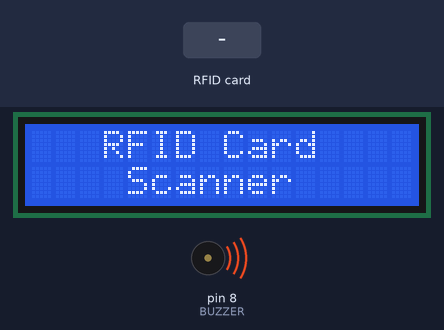
This sketch was run on a simulated Arduino Uno, built with avr-gcc and run on an emulated ATmega328P. Shown: 16×2 character LCD, buzzer (waves = sounding, pin HIGH). The test bench sets the inputs (shaded band). Pins used as bus, display or sensor lines are not drawn; what the sketch prints to the serial monitor is not drawn.

Above: at 0.2 s.
At 3.3 s:
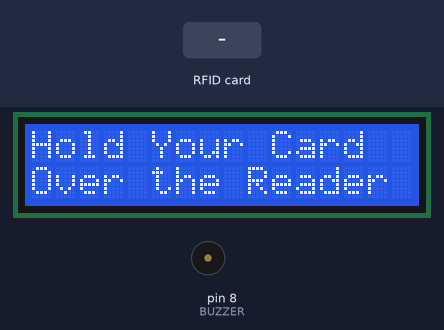
3.4 s: RFID card 5E 7A 19 C4 held to the reader
Timing chart, 0 to 6.4 s (numbered marks = the images above; inputs shaded):
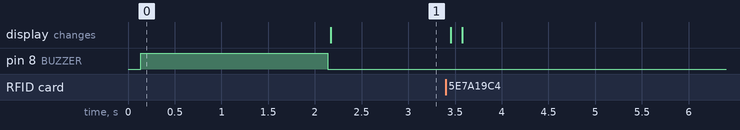

The sketch:

RFID_RC522_hold_card_on_reader.ino
```cpp
/* Typical pin layout used:
   -----------------------------------------------------------------------------------------
               MFRC522      Arduino       Arduino   Arduino    Arduino          Arduino
               Reader/PCD   Uno/101       Mega      Nano v3    Leonardo/Micro   Pro Micro
   Signal      Pin          Pin           Pin       Pin        Pin              Pin
   -----------------------------------------------------------------------------------------
   RST/Reset   RST          9             5         D9         RESET/ICSP-5     RST
   SPI SS      SDA(SS)      10            53        D10        10               10
   SPI MOSI    MOSI         11 / ICSP-4   51        D11        ICSP-4           16
   SPI MISO    MISO         12 / ICSP-1   50        D12        ICSP-1           14
   SPI SCK     SCK          13 / ICSP-3   52        D13        ICSP-3           15

   More pin layouts for other boards can be found here: https://github.com/miguelbalboa/rfid#pin-layout
*/

#include <SPI.h>
#include <MFRC522.h>
#include  <LiquidCrystal_I2C.h>

int RST_PIN = 9;
int SS_PIN = 10;
int BUZZER = 8;

MFRC522 MFRC522M(SS_PIN, RST_PIN);

LiquidCrystal_I2C LCD(0x3f, 16, 2);

MFRC522::Uid ID;

bool IS_CARD_PRESENT = false;
uint8_t CONTROL = 0x00;
char TMP[16];
String CONTENT = "";

void setup() {
  Serial.begin(9600);

  SPI.begin();
  MFRC522M.PCD_Init();

  pinMode(BUZZER, OUTPUT);

  LCD.begin();
  LCD.backlight();
  LCD.setCursor(0, 0);
  LCD.print("   RFID Card");
  LCD.setCursor(0, 1);
  LCD.print("    Scanner");
  digitalWrite(BUZZER, HIGH);
  delay(2000);
  digitalWrite(BUZZER, LOW);
  LCD.clear();

}

void loop() {
  LCD.setCursor(0, 0);
  LCD.print("Hold Your Card");
  LCD.setCursor(0, 1);
  LCD.print("Over the Reader");

  MFRC522::MIFARE_Key KEY;

  for (byte i = 0; i < 6; i++) {
    KEY.keyByte[i] = 0xFF;
  }

  if ( !MFRC522M.PICC_IsNewCardPresent()) {
    return;
  }
  if ( !MFRC522M.PICC_ReadCardSerial()) {
    return;
  }
  IS_CARD_PRESENT = true;

  cpID(&ID);
  printToLCD();
  Serial.println(CONTENT);
  LCD.clear();

  while (IS_CARD_PRESENT) {
    CONTROL = 0;
    for (int i = 0; i < 3; i++) {
      if (!MFRC522M.PICC_IsNewCardPresent()) {
        if (MFRC522M.PICC_ReadCardSerial()) {
          CONTROL |= 0x16;
        }
        if (MFRC522M.PICC_ReadCardSerial()) {
          CONTROL |= 0x16;
        }
        CONTROL += 0x1;
      }
      CONTROL += 0x4;
    }
    if (CONTROL == 13 || CONTROL == 14) {
      LCD.setCursor(0, 0);
      LCD.print("Card Is Present !");

      digitalWrite(BUZZER, HIGH);

      LCD.setCursor(0, 1);
      LCD.print(CONTENT);

    } else {
      break;
    }
  }
  IS_CARD_PRESENT = false;
  digitalWrite(BUZZER, LOW);
  CONTENT = "";
  LCD.clear();
  LCD.setCursor(0, 0);
  LCD.print("Hold Your Card");
  LCD.setCursor(0, 1);
  LCD.print("Over the Reader");
  Serial.println("Card Removed !");

  delay(500);

  MFRC522M.PICC_HaltA();
  MFRC522M.PCD_StopCrypto1();
}
void printToLCD() {
  for (byte i = 0; i < MFRC522M.uid.size; i++)
  {
    CONTENT.concat(String(MFRC522M.uid.uidByte[i] < 0x10 ? " 0" : " "));
    CONTENT.concat(String(MFRC522M.uid.uidByte[i], HEX));
  }
  CONTENT.toUpperCase();
}

void cpID(MFRC522::Uid *ID) {
  memset(ID, 0, sizeof(MFRC522::Uid));
  memcpy(ID->uidByte, MFRC522M.uid.uidByte, MFRC522M.uid.size);
  ID->size = MFRC522M.uid.size;
  ID->sak = MFRC522M.uid.sak;
}
```
